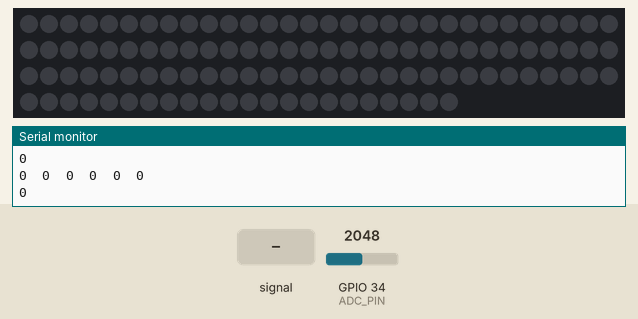
Recording of a sketch running on a simulated ESP32. On the bench: 112 RGB LEDs in strip order, left to right, continuing on the next row, the last lines printed to the serial monitor. The test bench sets the inputs (shaded band); at power-on: GPIO 34 (ADC_PIN) = 2048.

Above: at 1.2 s.
1.3 s: GPIO 34 (ADC_PIN) fed a 200 Hz sine of ±327 counts around its level
At 2.87 s:
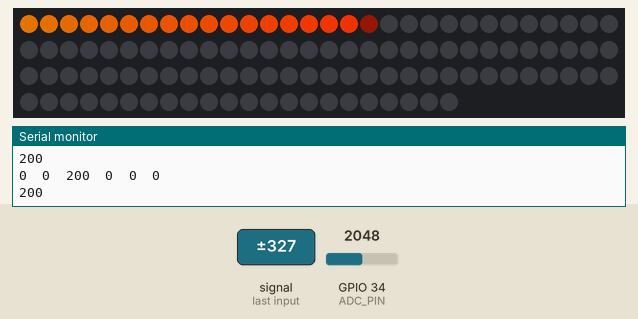
3.1 s: GPIO 34 (ADC_PIN) set to 1960
At 4.21 s:
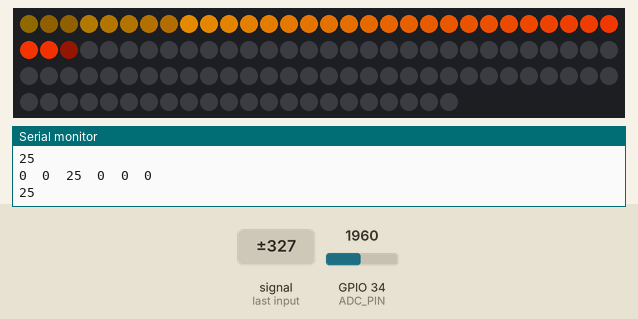
6.1 s: GPIO 34 (ADC_PIN) fed a 1000 Hz sine of ±1023 counts around its level
At 6.18 s:
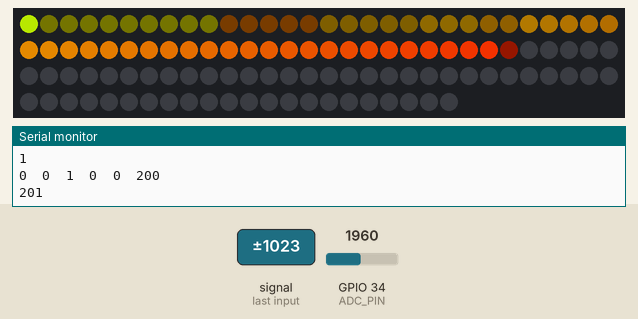
8.0 s: GPIO 34 (ADC_PIN) set to 2040
At 8.51 s:
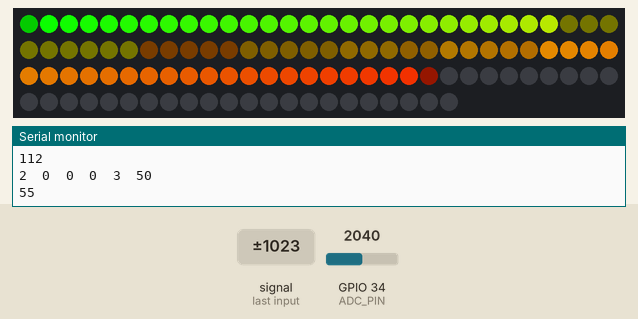
10.0 s: GPIO 34 (ADC_PIN) fed a 50 Hz sine of ±1228 counts around its level
At 11.29 s:
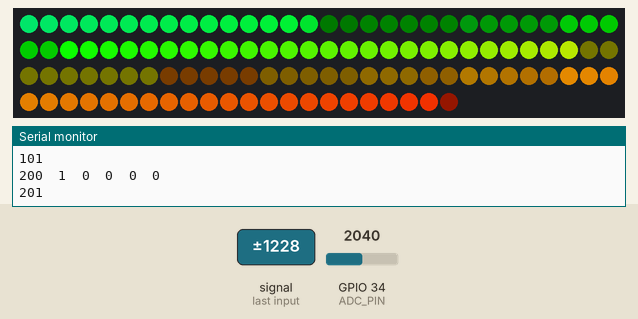
13.0 s: GPIO 34 (ADC_PIN) set to 2047
At 13.62 s:
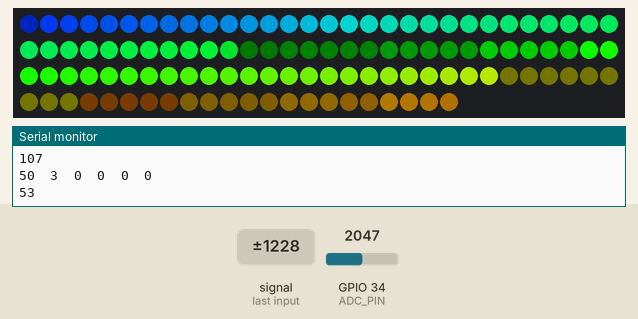

Measured:
- after the input at 1.3 s, the LEDs: first change at once (image 1 shows a later state)

The sketch:

ESP32Setup.ino
```cpp
#include <arduinoFFT.h>      //https://github.com/kosme/arduinoFFT
//                           //https://github.com/G6EJD/ESP32-8266-Audio-Spectrum-Display

#define NUM_BANDS  8
#define READ_DELAY 50
#define USE_RANDOM_DATA false

//#include <WS2812FX.h>        //https://github.com/kitesurfer1404/WS2812FX
//#include "custom/VUMeter.h"  //^^^^^^^^^^^^^^^^^^^^^^^^^^^^^^^^^^^^^^^^^^

arduinoFFT FFT = arduinoFFT();

#define SAMPLES 512             //Must be a power of 2
#define SAMPLING_FREQUENCY 20000 //Hz, must be 40000 or less due to ADC conversion time. Determines maximum frequency that can be analysed by the FFT.

// Use ADC1 so that WiFi stuff doesnt interfere with ADC measurements
#define ADC_PIN 34 // 36 = PIN VP on Lolin D32

int amplitude = 200;
unsigned int sampling_period_us;
unsigned long microseconds;
byte peak[] = {0, 0, 0, 0, 0, 0, 0, 0};
double vReal[SAMPLES];
double vImag[SAMPLES];
unsigned long newTime, oldTime;

// LED Settings
#include <FastLED.h>
#define LED_PIN     12
#define LED_TYPE    WS2811
#define COLOR_ORDER GRB

#define NUM_LEDS    112 //(12+56+56)
CRGB leds[NUM_LEDS];

//ADJUSTING
int brightnessFloor = 0;
int brightnessScaler = 1;

int brightnessMax, brightnessMin, aveBright, sumFreq;
int brightnessCount = 0;

int colour = 0;

#define WAVE 0
// 0: History
// 1: Flash
// 2: Pulse

#define GLOW 1
// 0: Frequency
// 1: Rainbow
// 2: Pink

int aveFreq = 0;

void displayBand(int band, int dsize)
{
  int dmax = amplitude;
  if (dsize > dmax)
    dsize = dmax;
  if (dsize > peak[band])
  {
    peak[band] = dsize;
  }
}

void setup()
{
  Serial.begin(115200);
  sampling_period_us = round(1000000 * (1.0 / SAMPLING_FREQUENCY));
  pinMode(ADC_PIN, INPUT);

  //ws2812fx.init();
  //ws2812fx.setBrightness(32);

  // setup the custom effect
  //uint32_t colors[] = {GREEN, YELLOW, RED};
  //uint8_t vuMeterMode = ws2812fx.setCustomMode(F("VU Meter"), vuMeter);
  //ws2812fx.setSegment(0, 0, LED_COUNT-1, vuMeterMode, colors, READ_DELAY, NO_OPTIONS);

  //LED SETUP
  FastLED.addLeds<LED_TYPE, LED_PIN, COLOR_ORDER>(leds, NUM_LEDS).setCorrection( TypicalLEDStrip );
  FastLED.setBrightness(255);
}

void loop()
{
  for (int i = 0; i < SAMPLES; i++)
  {
    newTime = micros() - oldTime;
    oldTime = newTime;
    vReal[i] = analogRead(ADC_PIN); // A conversion takes about 1mS on an ESP8266
    vImag[i] = 0;
    while (micros() < (newTime + sampling_period_us))
    {
      delay(0);
    }
  }
  FFT.Windowing(vReal, SAMPLES, FFT_WIN_TYP_HAMMING, FFT_FORWARD);
  FFT.Compute(vReal, vImag, SAMPLES, FFT_FORWARD);
  FFT.ComplexToMagnitude(vReal, vImag, SAMPLES);
  for (int i = 2; i < (SAMPLES / 2); i++)
  { // Don't use sample 0 and only first SAMPLES/2 are usable. Each array eleement represents a frequency and its value the amplitude.
    if (vReal[i] > 2000)
    { // Add a crude noise filter, 10 x amplitude or more
      if (i <= 2)
        displayBand(0, (int)vReal[i] / amplitude); // 125Hz
      if (i > 3 && i <= 5)
        displayBand(1, (int)vReal[i] / amplitude); // 250Hz
      if (i > 5 && i <= 7)
        displayBand(2, (int)vReal[i] / amplitude); // 500Hz
      if (i > 7 && i <= 15)
        displayBand(3, (int)vReal[i] / amplitude); // 1000Hz
      if (i > 15 && i <= 30)
        displayBand(4, (int)vReal[i] / amplitude); // 2000Hz
      if (i > 30 && i <= 53)
        displayBand(5, (int)vReal[i] / amplitude); // 4000Hz
      if (i > 53 && i <= 200)
        displayBand(6, (int)vReal[i] / amplitude); // 8000Hz
      if (i > 200)
        displayBand(7, (int)vReal[i] / amplitude); // 16000Hz
    }
  }
  if (millis() % 4 == 0)
  {
    for (byte band = 0; band < NUM_BANDS; band++)
    {
      if (peak[band] > 0)
        peak[band] /= 2;
    }
  } // Decay the peak
  aveFreq = 0;
  sumFreq = 0;
  for (byte band = 0; band < (NUM_BANDS-2); band++)
  {
    uint16_t value = peak[band+1];
    sumFreq = sumFreq + value;
    aveFreq = aveFreq + (value*band);

    Serial.print(value);
    Serial.print("\t");
  }

  if (sumFreq == 0) {
    aveFreq = 0;
  } else {
    aveFreq = (aveFreq*37)/sumFreq;
  }

  //aveBright = brightnessScaler*(sumFreq-brightnessFloor);
  //Scaling Brightness
  if (3*sumFreq > 255) {
    aveBright = 255;
  } else {
    aveBright = 3*sumFreq;
  }


  if(sumFreq < brightnessMin) brightnessMin = sumFreq;
  if(sumFreq > brightnessMax) brightnessMax = sumFreq;
  brightnessCount++;

  if(brightnessCount == 200) {
    brightnessCount = 0;
    brightnessFloor = brightnessMin;
    brightnessScaler = 255/(brightnessMax-brightnessMin);


    Serial.print(brightnessFloor);
    Serial.print("\t");
    Serial.print(brightnessScaler);


    brightnessMin = 100;
    brightnessMax = 0;
  }
  Serial.println();
  Serial.println(sumFreq);


  if(WAVE == 0) {
    for (int i = (NUM_LEDS-1); i > 0; i--) {
      leds[i] = leds[i-1];
    }
  } else if (WAVE == 1) {
    for (int i = 1; i < NUM_LEDS; i++) {
      leds[i] = leds[i-1];
    }
  } else if (WAVE == 2) {
    int len = (aveBright/256)*NUM_LEDS;
    if (len > NUM_LEDS) len = NUM_LEDS;
    for (int i = 1; i < len; i++) {
      leds[i] = leds[i-1];
    }
    for (int i = len; i < NUM_LEDS; i++) {
      leds[i] = CHSV(aveFreq, 255, 0);
    }
  }

  colour++;
  if(colour == 224) colour = 0;

  if (GLOW == 0) {
    leds[0] = CHSV(aveFreq, 255, aveBright);
  } else if (GLOW == 1) {
    leds[0] = CHSV(colour, 255, aveBright);
  } else if (GLOW == 2) {
    fill_solid( leds, NUM_LEDS, CRGB::Blue);
  }
  //Update leds
  FastLED.show();
}
```
